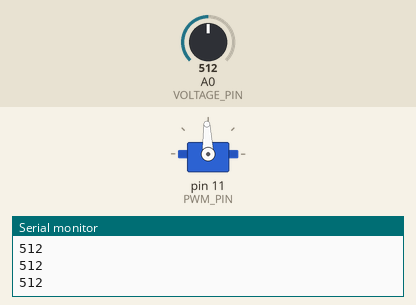
Simulated run of this sketch. Board: Arduino Uno, built with avr-gcc and run on an emulated ATmega328P. Parts: servo, the last lines printed to the serial monitor. Wiring (inferred from the names in the program): servo: signal pin 11. The test bench sets the inputs (shaded band); at power-on: A0 (VOLTAGE_PIN) = 512. Servo pulses on a pin are drawn as a servo (544–2400 µs = 0–180°).

Above: at 1.2 s.
1.3 s: A0 (VOLTAGE_PIN) set to 716
At 1.9 s:
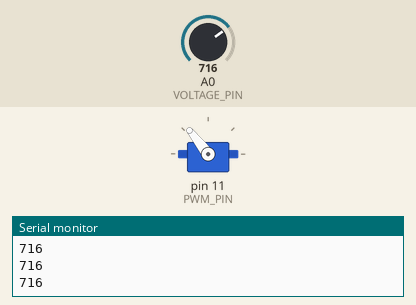
2.8 s: A0 (VOLTAGE_PIN) set to 900
At 3.3 s:
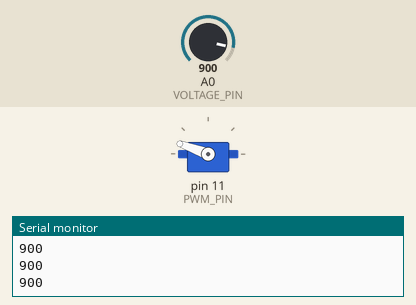
4.3 s: A0 (VOLTAGE_PIN) set to 1010
At 5.2 s:
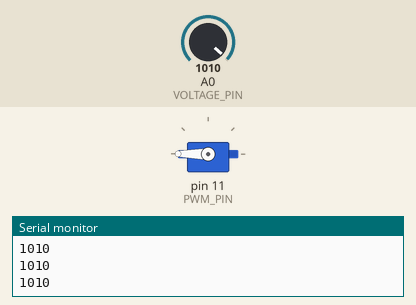
5.8 s: A0 (VOLTAGE_PIN) set to 306
At 6.9 s:
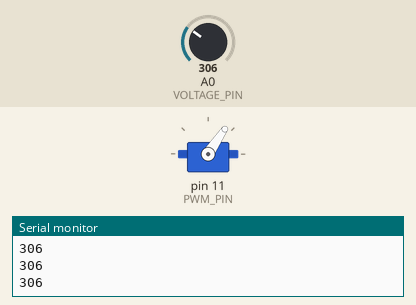
7.3 s: A0 (VOLTAGE_PIN) set to 122
At 8.0 s:
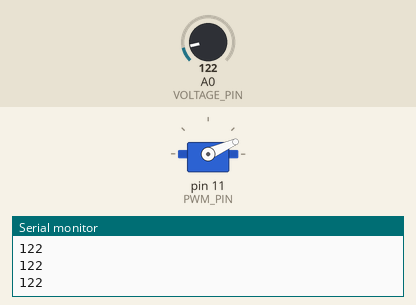
8.8 s: A0 (VOLTAGE_PIN) set to 511
At 10.1 s:
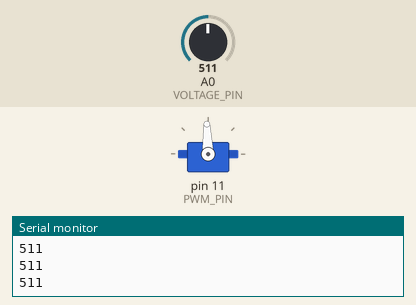
Timing chart, 0 to 11.3 s (numbered marks = the images above; inputs shaded):
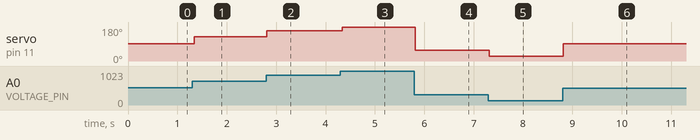

The sketch:

Cap_NOCAP.ino
```cpp
//2024 CWC Control Code

#define PWM_PIN 11 //Connected to LAC RC Input
#define VOLTAGE_PIN A0 //Read Voltage
#define PWM_MIN 1000 //Min PWM for retraction
#define PWM_MAX 2000 //Max PWM for extension

void setup() {
  Serial.begin(9600);
  pinMode(PWM_PIN, OUTPUT);
  pinMode(VOLTAGE_PIN, INPUT);
}

void loop() {
  int sensorVal = analogRead(VOLTAGE_PIN);
  Serial.println(sensorVal);
  int pwmVal = map(sensorVal, 0, 1023, PWM_MIN, PWM_MAX);
  pulseServo(pwmVal);
  delay(20);
}

void pulseServo(int pulseWidth) {
  digitalWrite(PWM_PIN, HIGH);
  delayMicroseconds(pulseWidth);
  digitalWrite(PWM_PIN, LOW);
  delay(20);
}
```

Measured:
- after the input at 1.3 s, servo on pin 11 (PWM_PIN): 92° → 128° at once
- after the input at 2.8 s, servo on pin 11 (PWM_PIN): 128° → 160° at once
- after the input at 4.3 s, servo on pin 11 (PWM_PIN): 160° → 180° at once
- after the input at 5.8 s, servo on pin 11 (PWM_PIN): 180° → 56° at once
- after the input at 7.3 s, servo on pin 11 (PWM_PIN): 56° → 24° at once
- after the input at 8.8 s, servo on pin 11 (PWM_PIN): 24° → 92° at once
